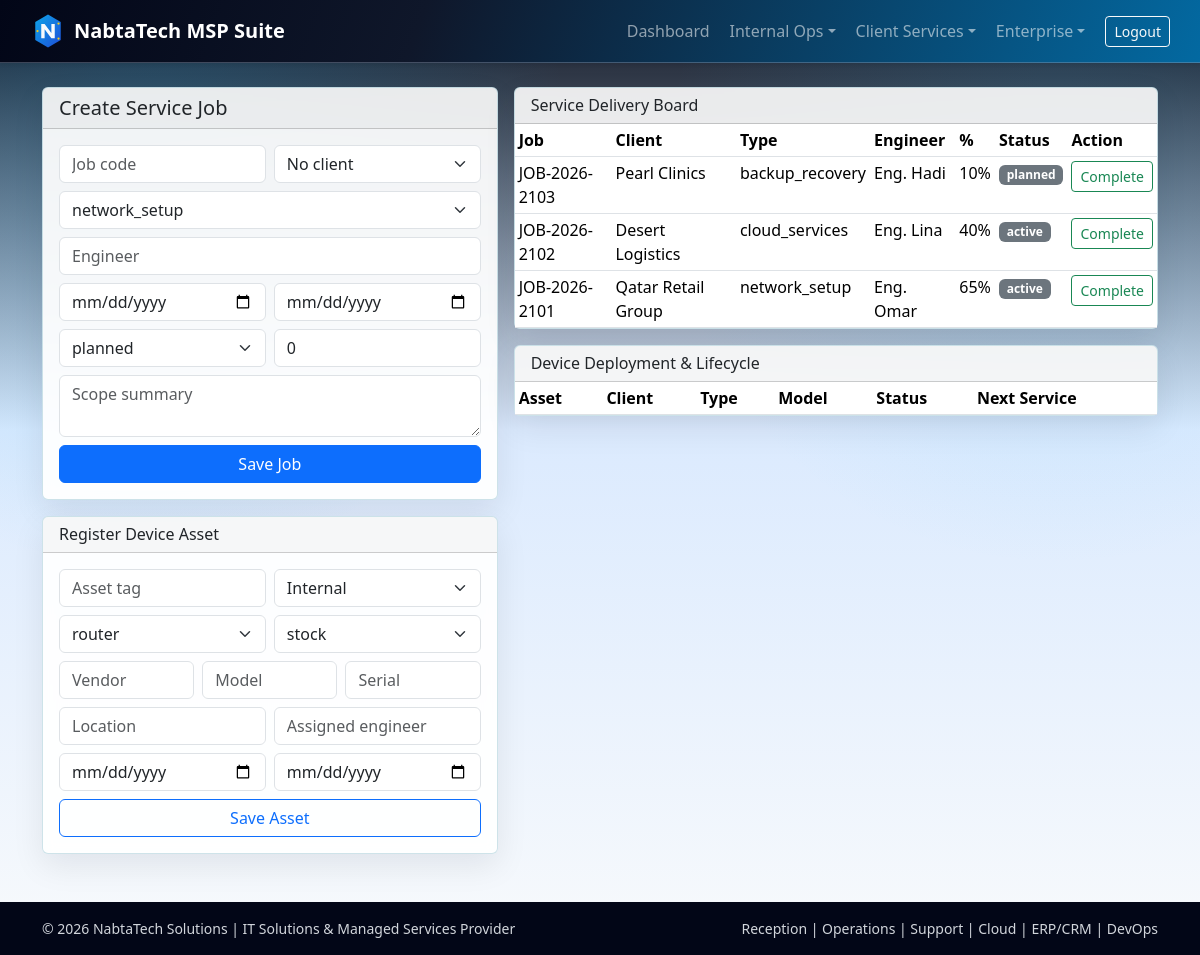
The app's page /operations.php (signed in) with its own data.
### tables this page shows
CREATE TABLE IF NOT EXISTS service_jobs (
    job_id INT AUTO_INCREMENT PRIMARY KEY,
    job_code VARCHAR(30) UNIQUE NOT NULL,
    client_id INT NULL,
    service_type ENUM('network_setup', 'device_installation', 'troubleshooting', 'cloud_services', 'business_systems', 'cybersecurity', 'documentation', 'backup_recovery') NOT NULL,
    scope_summary TEXT,
    engineer_name VARCHAR(100),
    start_date DATE,
    due_date DATE,
    status ENUM('planned', 'active', 'blocked', 'completed') DEFAULT 'planned',
    completion_percent INT DEFAULT 0,
    FOREIGN KEY (client_id) REFERENCES clients(client_id) ON DELETE SET NULL,
    INDEX idx_service_status (service_type, status)
);

CREATE TABLE IF NOT EXISTS clients (
    client_id INT AUTO_INCREMENT PRIMARY KEY,
    client_name VARCHAR(120) NOT NULL,
    industry VARCHAR(80),
    contact_person VARCHAR(120),
    contact_email VARCHAR(120),
    contact_phone VARCHAR(25),
    service_tier ENUM('basic', 'standard', 'premium') DEFAULT 'standard',
    contract_start DATE,
    contract_end DATE,
    status ENUM('active', 'inactive', 'prospect') DEFAULT 'active',
    notes TEXT,
    created_at TIMESTAMP DEFAULT CURRENT_TIMESTAMP
);

### src/db.php (called while the page is built, shortened)
<?php
function db(): PDO
{
    static $pdo = null;
    if ($pdo instanceof PDO) {
        return $pdo;
    }
    $host = env('DB_HOST', env('MYSQLHOST', '127.0.0.1'));
    $port = env('DB_PORT', env('MYSQLPORT', '3306'));
    $name = env('DB_NAME', env('MYSQLDATABASE', 'nabtatech_office'));
    $user = env('DB_USER', env('MYSQLUSER', 'root'));
    $pass = env('DB_PASS', env('MYSQLPASSWORD', ''));
    $dsn = sprintf('mysql:host=%s;port=%s;dbname=%s;charset=utf8mb4', $host, $port, $name);
    $pdo = new PDO($dsn, $user, $pass, [
        PDO::ATTR_ERRMODE => PDO::ERRMODE_EXCEPTION,
        PDO::ATTR_DEFAULT_FETCH_MODE => PDO::FETCH_ASSOC,
    ]);
    return $pdo;
}

### src/helpers.php (called while the page is built, shortened)
<?php
function e(string $value): string
{
    return htmlspecialchars($value, ENT_QUOTES, 'UTF-8');
}

### public/operations.php (the view, shortened to what this page needs)
<?php
$user = require_auth();
$jobs = db()->query('SELECT j.job_id, j.job_code, c.client_name, j.service_type, j.engineer_name, j.status, j.completion_percent, j.due_date FROM service_jobs j LEFT JOIN clients c ON c.client_id = j.client_id ORDER BY j.job_id DESC LIMIT 60')->fetchAll();
render_header('Service Operations', $user);
?>
<div class="row g-3">
    <div class="col-lg-5">
        <div class="card glass-card tech-card mb-3">
            <div class="card-header"><h1 class="h5 mb-0">Create Service Job</h1></div>
            <div class="card-body">
                <form method="post" class="row g-2">
                    <div class="col-6"><input class="form-control" name="job_code" placeholder="Job code" required></div>
                    <div class="col-6">
                        <select class="form-select" name="client_id">
                            <option value="">No client</option>
                        </select>
                    </div>
                    <div class="col-12"><select class="form-select" name="service_type"><option>network_setup</option></select></div>
                    <div class="col-12"><input class="form-control" name="engineer_name" placeholder="Engineer"></div>
                    <div class="col-6"><input class="form-control" type="date" name="start_date"></div>
                    <div class="col-6"><input class="form-control" type="date" name="due_date"></div>
                    <div class="col-6"><select class="form-select" name="status"><option>planned</option><option>active</option><option>blocked</option><option>completed</option></select></div>
                    <div class="col-6"><input class="form-control" type="number" min="0" max="100" name="completion_percent" value="0"></div>
                    <div class="col-12"><textarea class="form-control" name="scope_summary" rows="2" placeholder="Scope summary"></textarea></div>
                    <div class="col-12 d-grid"><button class="btn btn-primary">Save Job</button></div>
                </form>
            </div>
        </div>
        <div class="card glass-card tech-card">
            <div class="card-header"><h2 class="h6 mb-0">Register Device Asset</h2></div>
            <div class="card-body">
                <form method="post" class="row g-2">
                    <div class="col-6"><input class="form-control" name="asset_tag" placeholder="Asset tag" required></div>
                    <div class="col-6">
                        <select class="form-select" name="asset_client_id">
                            <option value="">Internal</option>
                        </select>
                    </div>
                    <div class="col-6"><select class="form-select" name="asset_type"><option>router</option></select></div>
                    <div class="col-6"><select class="form-select" name="deployment_status"><option>stock</option><option>deployed</option><option>maintenance</option><option>retired</option></select></div>
                    <div class="col-4"><input class="form-control" name="vendor" placeholder="Vendor"></div>
                    <div class="col-4"><input class="form-control" name="model" placeholder="Model"></div>
                    <div class="col-4"><input class="form-control" name="serial_number" placeholder="Serial"></div>
                    <div class="col-6"><input class="form-control" name="location" placeholder="Location"></div>
                    <div class="col-6"><input class="form-control" name="assigned_engineer" placeholder="Assigned engineer"></div>
                    <div class="col-6"><input class="form-control" type="date" name="last_service_date"></div>
                    <div class="col-6"><input class="form-control" type="date" name="next_service_date"></div>
                    <div class="col-12 d-grid"><button class="btn btn-outline-primary">Save Asset</button></div>
                </form>
            </div>
        </div>
    </div>
    <div class="col-lg-7">
        <div class="card glass-card tech-card mb-3">
            <div class="card-header"><h2 class="h6 mb-0">Service Delivery Board</h2></div>
            <div class="table-responsive">
                <table class="table table-sm mb-0">
                    <thead><tr><th>Job</th><th>Client</th><th>Type</th><th>Engineer</th><th>%</th><th>Status</th><th>Action</th></tr></thead>
                    <tbody>
                    <?php foreach ($jobs as $j): ?>
                        <tr>
                            <td><?= e((string) $j['job_code']) ?></td>
                            <td><?= e((string) ($j['client_name'] ?? 'Internal')) ?></td>
                            <td><?= e((string) $j['service_type']) ?></td>
                            <td><?= e((string) ($j['engineer_name'] ?? '')) ?></td>
                            <td><?= (int) $j['completion_percent'] ?>%</td>
                            <td><span class="badge text-bg-secondary"><?= e((string) $j['status']) ?></span></td>
                            <td>
                                <?php if ((string) $j['status'] !== 'completed'): ?>
                                    <a class="btn btn-sm btn-outline-success" href="operations.php?action=complete_job&id=<?= (int) $j['job_id'] ?>">Complete</a>
                                <?php endif; ?>
                            </td>
                        </tr>
                    <?php endforeach; ?>
                    </tbody>
                </table>
            </div>
        </div>
        <div class="card glass-card tech-card">
            <div class="card-header"><h2 class="h6 mb-0">Device Deployment & Lifecycle</h2></div>
            <div class="table-responsive">
                <table class="table table-sm mb-0">
                    <thead><tr><th>Asset</th><th>Client</th><th>Type</th><th>Model</th><th>Status</th><th>Next Service</th></tr></thead>
                </table>
            </div>
        </div>
    </div>
</div>
<?php render_footer(); ?>

### src/layout.php (shortened to what this page needs)
<?php
require_once __DIR__ . '/helpers.php';
function render_header(string $title, ?array $user = null): void
{
    ?>
<!doctype html>
<html lang="en">
<head>
    <link href="https://cdn.jsdelivr.net/npm/bootstrap@5.3.3/dist/css/bootstrap.min.css" rel="stylesheet">
    <link href="https://cdn.jsdelivr.net/npm/bootstrap-icons@1.11.3/font/bootstrap-icons.css" rel="stylesheet">
    <link href="assets/css/style.css" rel="stylesheet">
</head>
<body>
<header class="site-header shadow-sm sticky-top">
    <nav class="navbar navbar-expand-xl navbar-dark container py-2">
        <a class="navbar-brand d-flex align-items-center gap-2" href="dashboard.php">
            <img src="assets/img/logo.svg" alt="NabtaTech" class="brand-logo">
            <span class="fw-semibold">NabtaTech MSP Suite</span>
        </a>
        <div class="collapse navbar-collapse" id="mainNav">
            <?php if ($user): ?>
                <ul class="navbar-nav ms-auto align-items-xl-center gap-xl-1">
                    <li class="nav-item"><a class="nav-link" href="dashboard.php">Dashboard</a></li>
                    <li class="nav-item dropdown">
                        <a class="nav-link dropdown-toggle" data-bs-toggle="dropdown" href="#">Internal Ops</a>
                    </li>
                    <li class="nav-item dropdown">
                        <a class="nav-link dropdown-toggle" data-bs-toggle="dropdown" href="#">Client Services</a>
                    </li>
                    <li class="nav-item dropdown">
                        <a class="nav-link dropdown-toggle" data-bs-toggle="dropdown" href="#">Enterprise</a>
                    </li>
                    <li class="nav-item ms-xl-2"><a class="btn btn-sm btn-outline-light" href="logout.php">Logout</a></li>
                </ul>
            <?php endif; ?>
        </div>
    </nav>
</header>
<main class="container py-4">
<?php
}
function render_footer(): void
{
    ?>
</main>
<footer class="site-footer mt-4">
    <div class="container d-flex flex-column flex-md-row justify-content-between align-items-md-center py-3 gap-2">
        <small>&copy; <?= date('Y') ?> NabtaTech Solutions | IT Solutions & Managed Services Provider</small>
        <small>Reception | Operations | Support | Cloud | ERP/CRM | DevOps</small>
    </div>
</footer>
</body>
</html>
<?php
}

### public/assets/css/style.css (style rules this page uses)
.site-header { background: linear-gradient(110deg, #020617 0%, #0f172a 35%, #0369a1 100%); border-bottom: 1px solid rgba(148, 163, 184, 0.4); }
.site-footer { background: #020617; color: #d1d5db; }
.brand-logo { width: 36px; height: 36px; }
.glass-card { background: rgba(255, 255, 255, 0.93); border: 1px solid rgba(148, 163, 184, 0.35); backdrop-filter: blur(6px); }
.tech-card { border: 1px solid rgba(14, 116, 144, 0.2); box-shadow: 0 12px 32px rgba(2, 6, 23, 0.08); transition: transform 0.2s ease, box-shadow 0.2s ease; }
.table thead { background: #0f172a; color: #e2e8f0; }

### records on screen
service_jobs: job_code "JOB-2026-2103", client.client_name "Pearl Clinics", service_type "backup_recovery", engineer_name "Eng. Hadi", completion_percent "10", status "planned"
service_jobs: job_code "JOB-2026-2102", client.client_name "Desert Logistics", service_type "cloud_services", engineer_name "Eng. Lina", completion_percent "40", status "active"
service_jobs: job_code "JOB-2026-2101", client.client_name "Qatar Retail Group", service_type "network_setup", engineer_name "Eng. Omar", completion_percent "65", status "active"
